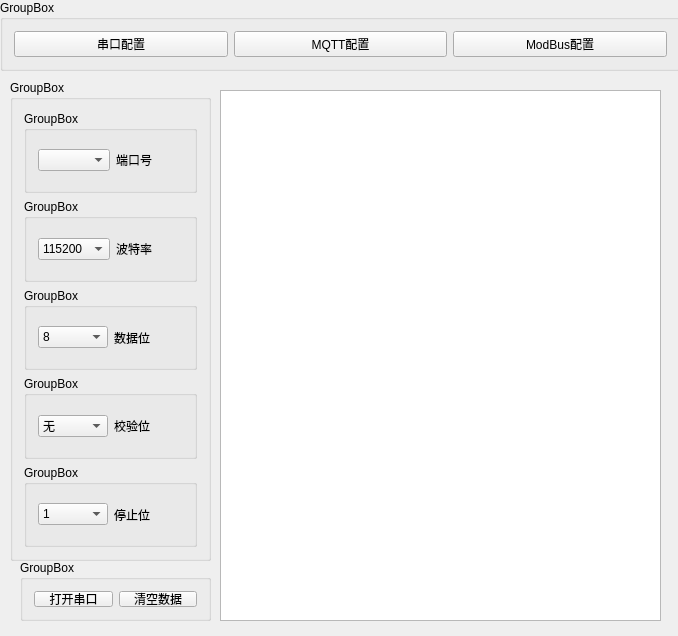
<?xml version="1.0" encoding="UTF-8"?>
<ui version="4.0">
 <class>Widget</class>
 <widget class="QWidget" name="Widget">
  <property name="geometry">
   <rect>
    <x>0</x>
    <y>0</y>
    <width>678</width>
    <height>636</height>
   </rect>
  </property>
  <property name="windowTitle">
   <string>Widget</string>
  </property>
  <widget class="QStackedWidget" name="stackedWidget">
   <property name="geometry">
    <rect>
     <x>10</x>
     <y>70</y>
     <width>661</width>
     <height>611</height>
    </rect>
   </property>
   <property name="currentIndex">
    <number>2</number>
   </property>
   <widget class="QWidget" name="MQTT">
    <widget class="QGroupBox" name="groupBox_2">
     <property name="geometry">
      <rect>
       <x>40</x>
       <y>380</y>
       <width>591</width>
       <height>81</height>
      </rect>
     </property>
     <property name="title">
      <string>GroupBox</string>
     </property>
     <widget class="QPushButton" name="SubButton">
      <property name="geometry">
       <rect>
        <x>390</x>
        <y>30</y>
        <width>75</width>
        <height>23</height>
       </rect>
      </property>
      <property name="text">
       <string>订阅主题</string>
      </property>
     </widget>
     <widget class="QLineEdit" name="SubEdit">
      <property name="geometry">
       <rect>
        <x>10</x>
        <y>30</y>
        <width>341</width>
        <height>31</height>
       </rect>
      </property>
      <property name="sizePolicy">
       <sizepolicy hsizetype="Expanding" vsizetype="MinimumExpanding">
        <horstretch>0</horstretch>
        <verstretch>0</verstretch>
       </sizepolicy>
      </property>
     </widget>
     <widget class="QPushButton" name="UnSubButton">
      <property name="geometry">
       <rect>
        <x>480</x>
        <y>30</y>
        <width>75</width>
        <height>23</height>
       </rect>
      </property>
      <property name="text">
       <string>取消订阅</string>
      </property>
     </widget>
    </widget>
    <widget class="QGroupBox" name="groupBox_14">
     <property name="geometry">
      <rect>
       <x>60</x>
       <y>10</y>
       <width>451</width>
       <height>61</height>
      </rect>
     </property>
     <property name="title">
      <string>GroupBox</string>
     </property>
     <layout class="QHBoxLayout" name="horizontalLayout_12">
      <item>
       <widget class="QLabel" name="label_6">
        <property name="text">
         <string>地址</string>
        </property>
       </widget>
      </item>
      <item>
       <widget class="QLineEdit" name="ServerIP">
        <property name="sizePolicy">
         <sizepolicy hsizetype="Expanding" vsizetype="MinimumExpanding">
          <horstretch>0</horstretch>
          <verstretch>0</verstretch>
         </sizepolicy>
        </property>
        <property name="sizeIncrement">
         <size>
          <width>0</width>
          <height>0</height>
         </size>
        </property>
       </widget>
      </item>
     </layout>
    </widget>
    <widget class="QGroupBox" name="groupBox_15">
     <property name="geometry">
      <rect>
       <x>60</x>
       <y>70</y>
       <width>451</width>
       <height>61</height>
      </rect>
     </property>
     <property name="title">
      <string>GroupBox</string>
     </property>
     <layout class="QHBoxLayout" name="horizontalLayout_13">
      <item>
       <widget class="QLabel" name="label_7">
        <property name="text">
         <string>端口</string>
        </property>
       </widget>
      </item>
      <item>
       <widget class="QLineEdit" name="port">
        <property name="sizePolicy">
         <sizepolicy hsizetype="Expanding" vsizetype="MinimumExpanding">
          <horstretch>0</horstretch>
          <verstretch>0</verstretch>
         </sizepolicy>
        </property>
       </widget>
      </item>
     </layout>
    </widget>
    <widget class="QGroupBox" name="groupBox_16">
     <property name="geometry">
      <rect>
       <x>60</x>
       <y>140</y>
       <width>451</width>
       <height>61</height>
      </rect>
     </property>
     <property name="title">
      <string>GroupBox</string>
     </property>
     <layout class="QHBoxLayout" name="horizontalLayout_14">
      <item>
       <widget class="QLabel" name="label_8">
        <property name="text">
         <string>用户</string>
        </property>
       </widget>
      </item>
      <item>
       <widget class="QLineEdit" name="username">
        <property name="sizePolicy">
         <sizepolicy hsizetype="Expanding" vsizetype="Expanding">
          <horstretch>0</horstretch>
          <verstretch>0</verstretch>
         </sizepolicy>
        </property>
       </widget>
      </item>
     </layout>
    </widget>
    <widget class="QGroupBox" name="groupBox_17">
     <property name="geometry">
      <rect>
       <x>60</x>
       <y>210</y>
       <width>451</width>
       <height>61</height>
      </rect>
     </property>
     <property name="title">
      <string>GroupBox</string>
     </property>
     <layout class="QHBoxLayout" name="horizontalLayout_15">
      <item>
       <widget class="QLabel" name="label_9">
        <property name="text">
         <string>密码</string>
        </property>
       </widget>
      </item>
      <item>
       <widget class="QLineEdit" name="password">
        <property name="sizePolicy">
         <sizepolicy hsizetype="Expanding" vsizetype="MinimumExpanding">
          <horstretch>0</horstretch>
          <verstretch>0</verstretch>
         </sizepolicy>
        </property>
       </widget>
      </item>
     </layout>
    </widget>
    <widget class="QGroupBox" name="groupBox_18">
     <property name="geometry">
      <rect>
       <x>60</x>
       <y>280</y>
       <width>451</width>
       <height>61</height>
      </rect>
     </property>
     <property name="sizePolicy">
      <sizepolicy hsizetype="Preferred" vsizetype="MinimumExpanding">
       <horstretch>0</horstretch>
       <verstretch>0</verstretch>
      </sizepolicy>
     </property>
     <property name="title">
      <string>GroupBox</string>
     </property>
     <layout class="QHBoxLayout" name="horizontalLayout_16">
      <item>
       <widget class="QLabel" name="label_10">
        <property name="text">
         <string>心跳间隔</string>
        </property>
       </widget>
      </item>
      <item>
       <widget class="QLineEdit" name="keeplive">
        <property name="sizePolicy">
         <sizepolicy hsizetype="Expanding" vsizetype="MinimumExpanding">
          <horstretch>0</horstretch>
          <verstretch>0</verstretch>
         </sizepolicy>
        </property>
       </widget>
      </item>
     </layout>
    </widget>
    <widget class="QPushButton" name="MQTTSava">
     <property name="geometry">
      <rect>
       <x>520</x>
       <y>160</y>
       <width>131</width>
       <height>41</height>
      </rect>
     </property>
     <property name="text">
      <string>保存配置</string>
     </property>
    </widget>
   </widget>
   <widget class="QWidget" name="MODBUS">
    <widget class="QGroupBox" name="groupBox_9">
     <property name="geometry">
      <rect>
       <x>60</x>
       <y>50</y>
       <width>261</width>
       <height>85</height>
      </rect>
     </property>
     <property name="title">
      <string>GroupBox</string>
     </property>
     <layout class="QHBoxLayout" name="horizontalLayout_7">
      <item>
       <widget class="QComboBox" name="BoundComBox_3">
        <item>
         <property name="text">
          <string>115200</string>
         </property>
        </item>
        <item>
         <property name="text">
          <string>9600</string>
         </property>
        </item>
        <item>
         <property name="text">
          <string>4800</string>
         </property>
        </item>
       </widget>
      </item>
      <item>
       <widget class="QLabel" name="label_11">
        <property name="text">
         <string>波特率</string>
        </property>
       </widget>
      </item>
     </layout>
    </widget>
    <widget class="QGroupBox" name="groupBox_10">
     <property name="geometry">
      <rect>
       <x>60</x>
       <y>160</y>
       <width>261</width>
       <height>85</height>
      </rect>
     </property>
     <property name="title">
      <string>GroupBox</string>
     </property>
     <layout class="QHBoxLayout" name="horizontalLayout_8">
      <item>
       <widget class="QComboBox" name="dataComBox_6">
        <item>
         <property name="text">
          <string>8</string>
         </property>
        </item>
        <item>
         <property name="text">
          <string>7</string>
         </property>
        </item>
        <item>
         <property name="text">
          <string>6</string>
         </property>
        </item>
        <item>
         <property name="text">
          <string>5</string>
         </property>
        </item>
       </widget>
      </item>
      <item>
       <widget class="QLabel" name="label_12">
        <property name="text">
         <string>数据位</string>
        </property>
       </widget>
      </item>
     </layout>
    </widget>
    <widget class="QGroupBox" name="groupBox_11">
     <property name="geometry">
      <rect>
       <x>60</x>
       <y>270</y>
       <width>261</width>
       <height>85</height>
      </rect>
     </property>
     <property name="title">
      <string>GroupBox</string>
     </property>
     <layout class="QHBoxLayout" name="horizontalLayout_9">
      <item>
       <widget class="QComboBox" name="CheckComBox_5">
        <item>
         <property name="text">
          <string>无</string>
         </property>
        </item>
        <item>
         <property name="text">
          <string>奇校验</string>
         </property>
        </item>
        <item>
         <property name="text">
          <string>偶校验</string>
         </property>
        </item>
       </widget>
      </item>
      <item>
       <widget class="QLabel" name="label_13">
        <property name="text">
         <string>校验位</string>
        </property>
       </widget>
      </item>
     </layout>
    </widget>
    <widget class="QGroupBox" name="groupBox_12">
     <property name="geometry">
      <rect>
       <x>60</x>
       <y>380</y>
       <width>261</width>
       <height>85</height>
      </rect>
     </property>
     <property name="title">
      <string>GroupBox</string>
     </property>
     <layout class="QHBoxLayout" name="horizontalLayout_10">
      <item>
       <widget class="QComboBox" name="StopComBox_4">
        <item>
         <property name="text">
          <string>1</string>
         </property>
        </item>
        <item>
         <property name="text">
          <string>1.5</string>
         </property>
        </item>
        <item>
         <property name="text">
          <string>2</string>
         </property>
        </item>
       </widget>
      </item>
      <item>
       <widget class="QLabel" name="label_14">
        <property name="text">
         <string>停止位</string>
        </property>
       </widget>
      </item>
     </layout>
    </widget>
    <widget class="QPushButton" name="ModbusSave">
     <property name="geometry">
      <rect>
       <x>400</x>
       <y>190</y>
       <width>111</width>
       <height>51</height>
      </rect>
     </property>
     <property name="text">
      <string>保存配置</string>
     </property>
    </widget>
   </widget>
   <widget class="QWidget" name="Serial">
    <widget class="QTextBrowser" name="textBrowser">
     <property name="geometry">
      <rect>
       <x>210</x>
       <y>20</y>
       <width>441</width>
       <height>531</height>
      </rect>
     </property>
    </widget>
    <widget class="QGroupBox" name="groupBox_7">
     <property name="geometry">
      <rect>
       <x>0</x>
       <y>10</y>
       <width>201</width>
       <height>481</height>
      </rect>
     </property>
     <property name="title">
      <string>GroupBox</string>
     </property>
     <layout class="QVBoxLayout" name="verticalLayout">
      <item>
       <widget class="QGroupBox" name="groupBox">
        <property name="title">
         <string>GroupBox</string>
        </property>
        <layout class="QHBoxLayout" name="horizontalLayout_2">
         <item>
          <widget class="MyComboBox" name="PortComBox"/>
         </item>
         <item>
          <widget class="QLabel" name="label">
           <property name="text">
            <string>端口号</string>
           </property>
           <property name="textFormat">
            <enum>Qt::RichText</enum>
           </property>
          </widget>
         </item>
        </layout>
       </widget>
      </item>
      <item>
       <widget class="QGroupBox" name="groupBox_3">
        <property name="title">
         <string>GroupBox</string>
        </property>
        <layout class="QHBoxLayout" name="horizontalLayout">
         <item>
          <widget class="QComboBox" name="BoundComBox_2">
           <item>
            <property name="text">
             <string>115200</string>
            </property>
           </item>
           <item>
            <property name="text">
             <string>9600</string>
            </property>
           </item>
           <item>
            <property name="text">
             <string>4800</string>
            </property>
           </item>
          </widget>
         </item>
         <item>
          <widget class="QLabel" name="label_2">
           <property name="text">
            <string>波特率</string>
           </property>
          </widget>
         </item>
        </layout>
       </widget>
      </item>
      <item>
       <widget class="QGroupBox" name="groupBox_6">
        <property name="title">
         <string>GroupBox</string>
        </property>
        <layout class="QHBoxLayout" name="horizontalLayout_5">
         <item>
          <widget class="QComboBox" name="dataComBox_5">
           <item>
            <property name="text">
             <string>8</string>
            </property>
           </item>
           <item>
            <property name="text">
             <string>7</string>
            </property>
           </item>
           <item>
            <property name="text">
             <string>6</string>
            </property>
           </item>
           <item>
            <property name="text">
             <string>5</string>
            </property>
           </item>
          </widget>
         </item>
         <item>
          <widget class="QLabel" name="label_5">
           <property name="text">
            <string>数据位</string>
           </property>
          </widget>
         </item>
        </layout>
       </widget>
      </item>
      <item>
       <widget class="QGroupBox" name="groupBox_5">
        <property name="title">
         <string>GroupBox</string>
        </property>
        <layout class="QHBoxLayout" name="horizontalLayout_4">
         <item>
          <widget class="QComboBox" name="CheckComBox_4">
           <item>
            <property name="text">
             <string>无</string>
            </property>
           </item>
           <item>
            <property name="text">
             <string>奇校验</string>
            </property>
           </item>
           <item>
            <property name="text">
             <string>偶校验</string>
            </property>
           </item>
          </widget>
         </item>
         <item>
          <widget class="QLabel" name="label_4">
           <property name="text">
            <string>校验位</string>
           </property>
          </widget>
         </item>
        </layout>
       </widget>
      </item>
      <item>
       <widget class="QGroupBox" name="groupBox_4">
        <property name="title">
         <string>GroupBox</string>
        </property>
        <layout class="QHBoxLayout" name="horizontalLayout_3">
         <item>
          <widget class="QComboBox" name="StopComBox_3">
           <item>
            <property name="text">
             <string>1</string>
            </property>
           </item>
           <item>
            <property name="text">
             <string>1.5</string>
            </property>
           </item>
           <item>
            <property name="text">
             <string>2</string>
            </property>
           </item>
          </widget>
         </item>
         <item>
          <widget class="QLabel" name="label_3">
           <property name="text">
            <string>停止位</string>
           </property>
          </widget>
         </item>
        </layout>
       </widget>
      </item>
     </layout>
    </widget>
    <widget class="QGroupBox" name="groupBox_13">
     <property name="geometry">
      <rect>
       <x>10</x>
       <y>490</y>
       <width>191</width>
       <height>61</height>
      </rect>
     </property>
     <property name="title">
      <string>GroupBox</string>
     </property>
     <layout class="QHBoxLayout" name="horizontalLayout_11">
      <item>
       <widget class="QPushButton" name="pushButton">
        <property name="text">
         <string>打开串口</string>
        </property>
       </widget>
      </item>
      <item>
       <widget class="QPushButton" name="cleanbutton">
        <property name="text">
         <string>清空数据</string>
        </property>
       </widget>
      </item>
     </layout>
    </widget>
   </widget>
  </widget>
  <widget class="QGroupBox" name="groupBox_8">
   <property name="geometry">
    <rect>
     <x>0</x>
     <y>0</y>
     <width>681</width>
     <height>71</height>
    </rect>
   </property>
   <property name="title">
    <string>GroupBox</string>
   </property>
   <layout class="QHBoxLayout" name="horizontalLayout_6">
    <item>
     <widget class="QPushButton" name="SerialButton">
      <property name="text">
       <string>串口配置</string>
      </property>
      <property name="default">
       <bool>false</bool>
      </property>
     </widget>
    </item>
    <item>
     <widget class="QPushButton" name="MQTTButton">
      <property name="text">
       <string>MQTT配置</string>
      </property>
     </widget>
    </item>
    <item>
     <widget class="QPushButton" name="ModbusButton">
      <property name="text">
       <string>ModBus配置</string>
      </property>
     </widget>
    </item>
   </layout>
  </widget>
 </widget>
 <layoutdefault spacing="6" margin="11"/>
 <customwidgets>
  <customwidget>
   <class>MyComboBox</class>
   <extends>QComboBox</extends>
   <header>mycombobox.h</header>
  </customwidget>
 </customwidgets>
 <resources/>
 <connections/>
</ui>
